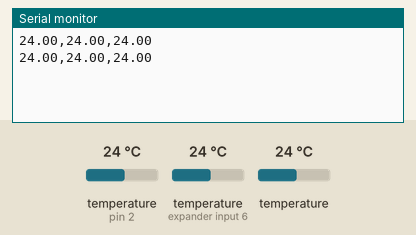
Bench run of a sketch on a simulated Arduino Mega 2560, built with avr-gcc and run on an emulated ATmega2560. On the bench: the last lines printed to the serial monitor. Inputs (shaded band) come from the test bench; at power-on: temperature (sensors on pin 2, expander input 6) 24 °C, temperature 24 °C.

Above: at 3.3 s.
3.4 s: temperature (sensor on pin 2) set to 12 °C
At 4.8 s:
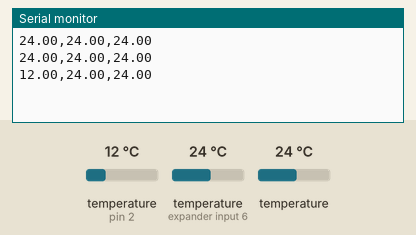
5.9 s: temperature (sensor on expander input 6) set to 12 °C
At 7.0 s:
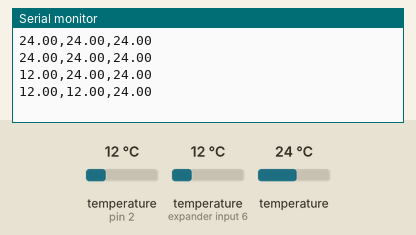
8.4 s: temperature (sensor 202) set to 12 °C
At 10.2 s:
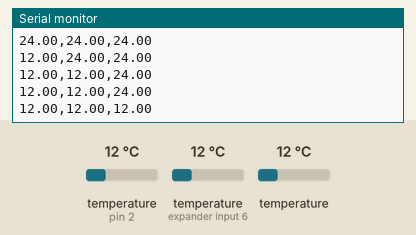
10.9 s: temperature (sensor on pin 2) set to 19 °C
At 12.4 s:
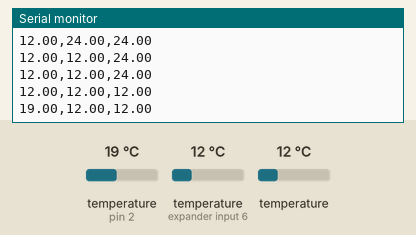
13.4 s: temperature (sensor on expander input 6) set to 19 °C
At 13.4 s:
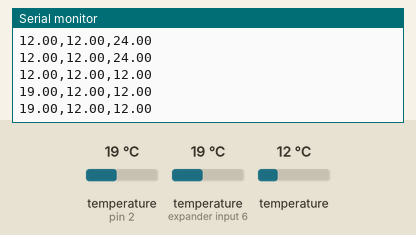
15.9 s: temperature (sensor 202) set to 19 °C
At 17.8 s:
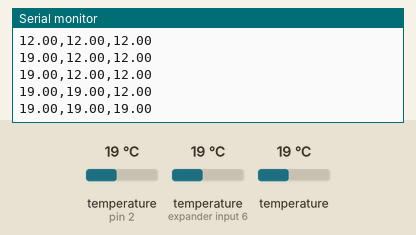
Timing chart, 0 to 19.3 s (numbered marks = the images above; inputs shaded):
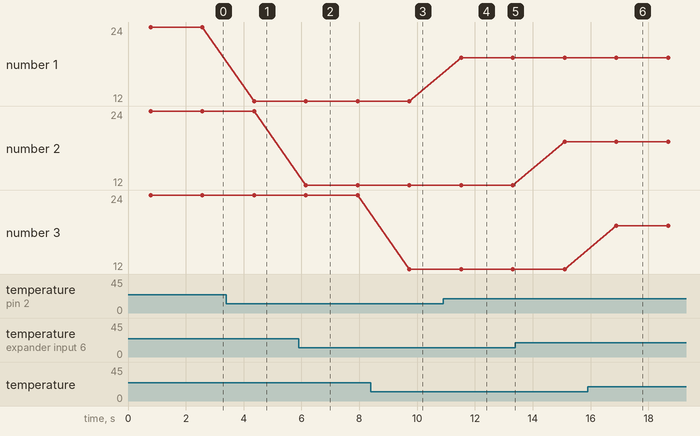

Measured:
- after the input at 3.4 s, the serial monitor: prints a new line after 0.96 s (image 1)
- after the input at 5.9 s, the serial monitor: prints a new line after 0.25 s (image 2)
- after the input at 8.4 s, the serial monitor: prints a new line after 1.3 s (image 3)
- after the input at 10.9 s, the serial monitor: prints a new line after 0.62 s (image 4)
- after the input at 15.9 s, the serial monitor: prints a new line after 0.99 s (image 6)
- plotted number 1: 24 → 12 after the input at 3.4 s, 12 → 19 after the input at 10.9 s

The sketch:

DS18b20-to-Serie.ino
```cpp
// 18 Jul 2023 - Alexis Mancilla - ITEDA
// Adquisicion de Temperatura Sensores ds18b20 y muestra de datos por puerto serie con valores separados por comas
// Probado con 3 sensores conectados con una resistencia pull-up de 4K7.
// Probado con un arduino Mega 2560, con el bus de datos conectado al pin digital 2

#include <OneWire.h>
#include <DallasTemperature.h>

#define ONE_WIRE_BUS 2 // Pin del bus OneWire
#define SENS 3 // Cantidad de sensores
#define TIMESAMPLE 1000 //tiempo entre adquisición de datos (en ms)

OneWire oneWire(ONE_WIRE_BUS);
DallasTemperature sensors(&oneWire);

DeviceAddress sensorAddresses[SENS] = {
{0x28, 0xAA, 0x70, 0xB6, 0x47, 0x14, 0x1, 0xBA},
{0x28, 0xAA, 0x5D, 0xED, 0x47, 0x14, 0x1, 0xE2},
{0x28, 0xAA, 0x47, 0xBE, 0x47, 0x14, 0x1, 0x73},
  // direcciones de los sensores
};

void setup() {
  Serial.begin(9600);
  sensors.begin();
}

void loop() {
  sensors.requestTemperatures();
  for (uint8_t i = 0; i < SENS; i++) {
    if (i > 0) {
      Serial.print(",");
    }
    float tempC = sensors.getTempC(sensorAddresses[i]);
    Serial.print(tempC);
  }

  Serial.println();
  delay(TIMESAMPLE);
}
```
